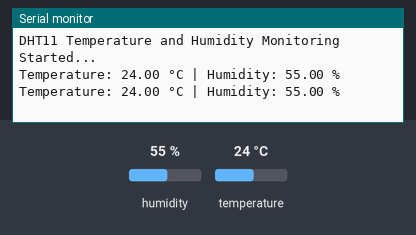
Recording of a sketch running on a simulated Arduino Uno, built with avr-gcc and run on an emulated ATmega328P. Shown: the last lines printed to the serial monitor. The inputs (shaded band) are chosen by the test bench; at power-on: humidity 55 %, temperature 24 °C.

Above: at 2.8 s.
2.9 s: humidity set to 22 %
At 4.5 s:
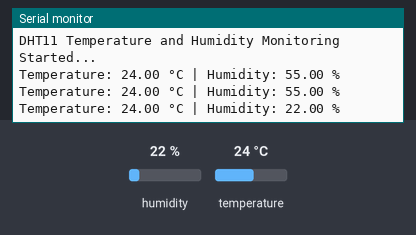
5.6 s: temperature set to 12 °C
At 6.9 s:
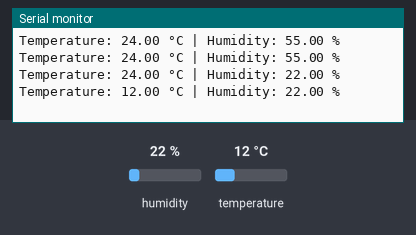
8.3 s: humidity set to 40 %
At 10.5 s:
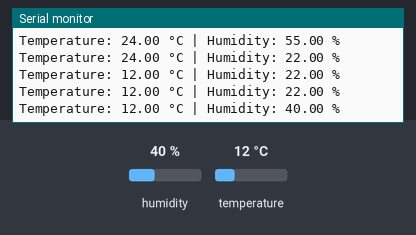
Timing chart, 0 to 12.0 s (numbered marks = the images above; inputs shaded):
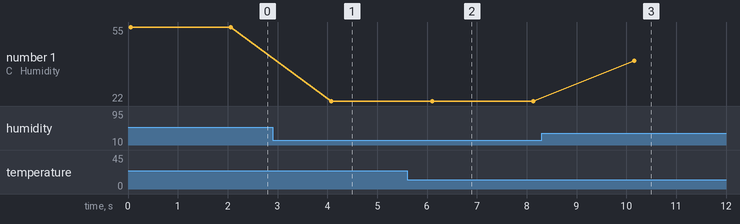

The sketch:

temperature_monitor.ino
```cpp
// Temperature and Humidity Monitoring using DHT11 Sensor
// Author: Pratik Gole
// Description: Reads temperature and humidity data from DHT11 sensor and prints it on the Serial Monitor.

#include "DHT.h"

#define DHTPIN 7        // Pin connected to DHT11 data pin
#define DHTTYPE DHT11   // Define sensor type

DHT dht(DHTPIN, DHTTYPE);

void setup() {
  Serial.begin(9600);
  dht.begin();
  Serial.println("DHT11 Temperature and Humidity Monitoring Started...");
}

void loop() {
  float temp = dht.readTemperature();  // Read temperature in Celsius
  float humidity = dht.readHumidity(); // Read humidity

  if (isnan(temp) || isnan(humidity)) {
    Serial.println("Error reading from DHT sensor!");
    return;
  }

  Serial.print("Temperature: ");
  Serial.print(temp);
  Serial.print(" °C | Humidity: ");
  Serial.print(humidity);
  Serial.println(" %");

  delay(2000); // wait 2 seconds between readings
}
```

Measured:
- after the input at 2.9 s, the serial monitor: prints a new line after 1.2 s (image 1)
- after the input at 5.6 s, the serial monitor: prints a new line after 0.51 s (image 2)
- after the input at 8.3 s, the serial monitor: prints a new line after 1.9 s (image 3)
- plotted number 1: 55 → 22 after the input at 2.9 s, 22 → 40 after the input at 8.3 s
